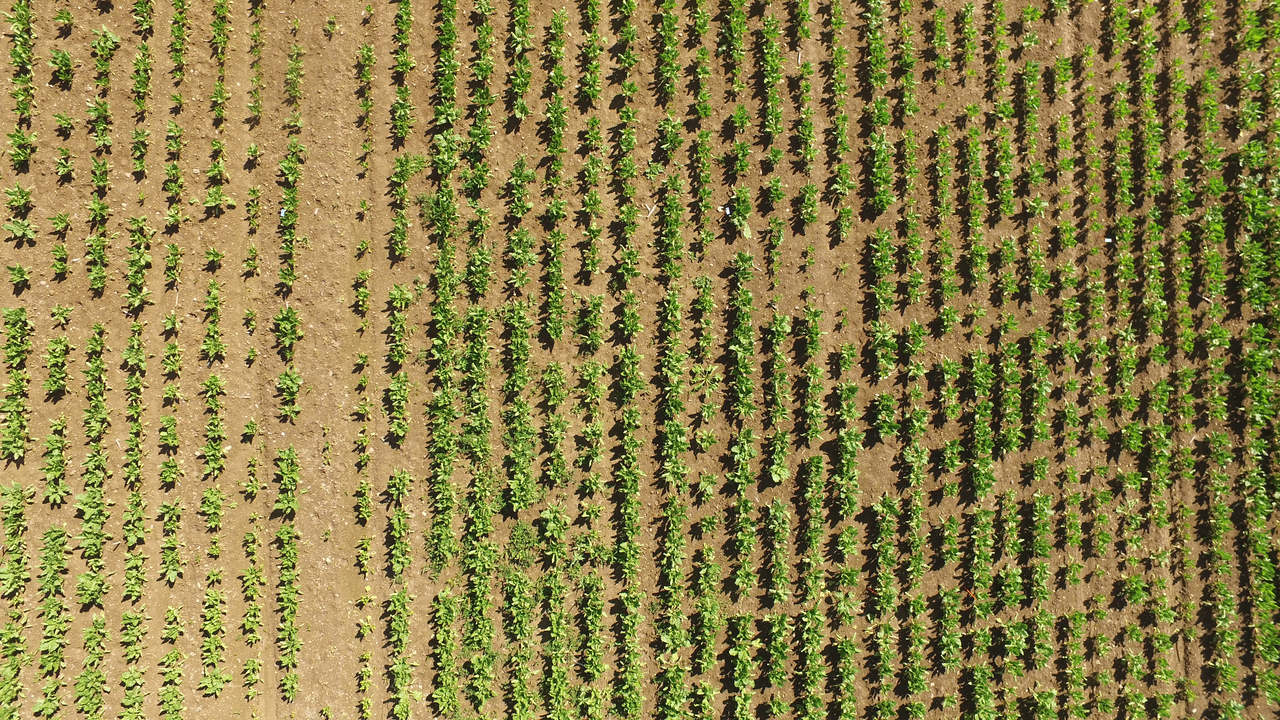
#> input picture Homeworx/homework1/python/data/grass.jpg, 1280 x 720 px, found by its file name
$ python task2-4.py
#> lines starting #> are read from the running program, lines starting #| are printed output that depends on the picture
import matplotlib as mlp
import matplotlib.pyplot as plt
import numpy as np

img = plt.imread('C:\\Users\\sindr\\Documents\\UniversiTales\\V22\\RobVis\\Homeworx\\homework1\\python\\data\\grass.jpg')
#> img is the input picture: shape (720, 1280, 3); mean R, G, B 139.4, 128.4, 73
img_g = np.zeros(img.shape, dtype=float)

for x in range(img.shape[0]):
    for y in range(img.shape[1]):
        if (float(img[x,y,0])+float(img[x,y,1])+float(img[x,y,2]) != 0):
            img_g[x,y,1] = float(img[x,y,0]/(float(img[x,y,0])+float(img[x,y,1])+float(img[x,y,2])))
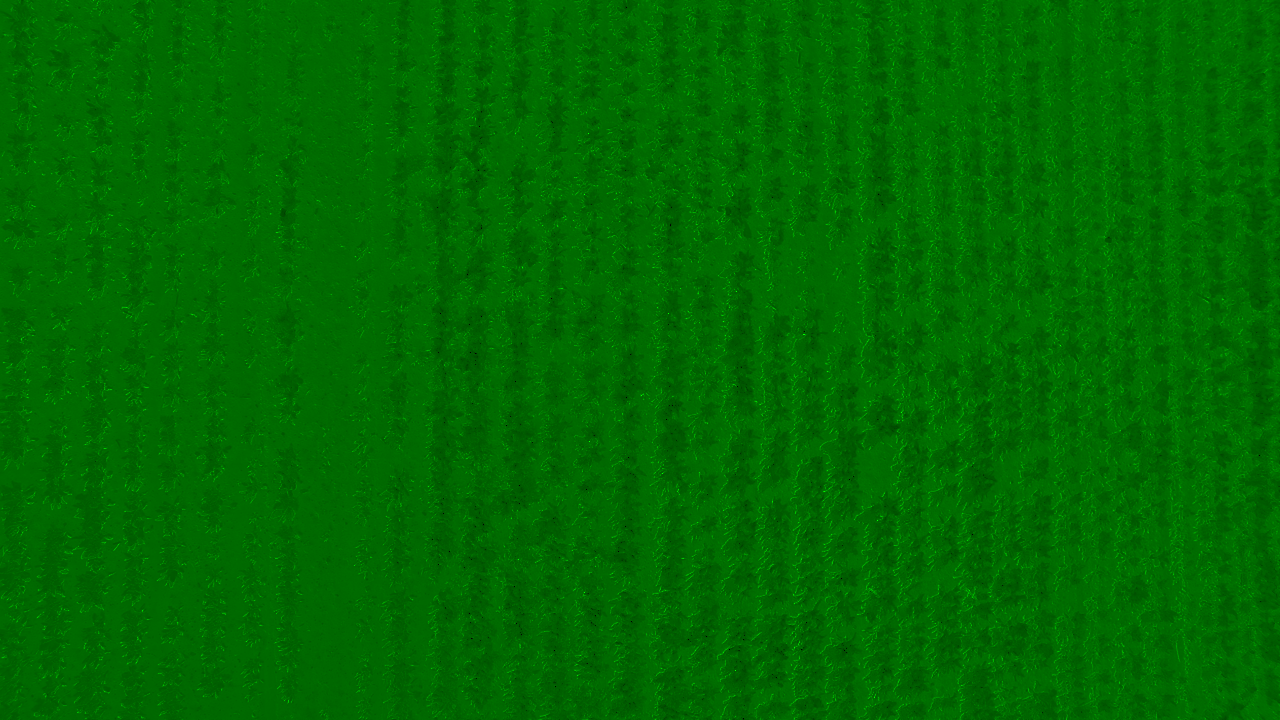
#> img_g: shape (720, 1280, 3) float64; mean R, G, B 0, 0.414, 0

rows = 2
cols = 2

thresholds = np.linspace(0.375,0.40,num=(rows*cols))
thresholds = thresholds.astype(float)
fig2, axs2 = plt.subplots(rows,cols)
plt.set_cmap('gray')

img_ths = np.zeros((10,720,1280))
k=0
for i in range(0,rows):
    for j in range(0,cols):
        img_ths[k,:,:] = img_g[:,:,1]
        img_ths[k,:,:] = img_ths[k,:,:] < thresholds[k]

        axs2[i,j].imshow(img_ths[k,:,:], aspect='auto')
        axs2[i,j].set_title(thresholds[k])
        axs2[i,j].axis('off')
        k+=1
#> after the loop, k = 4

plt.show()
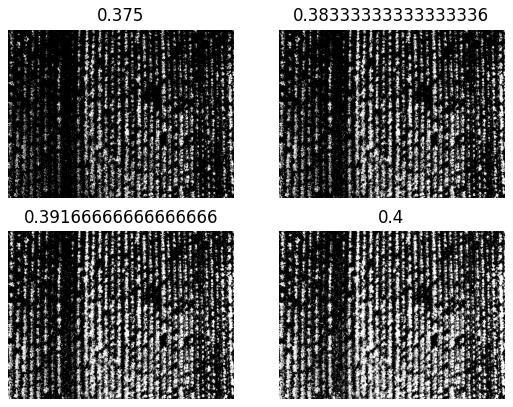
#> figure drawn by matplotlib, 4 panels
